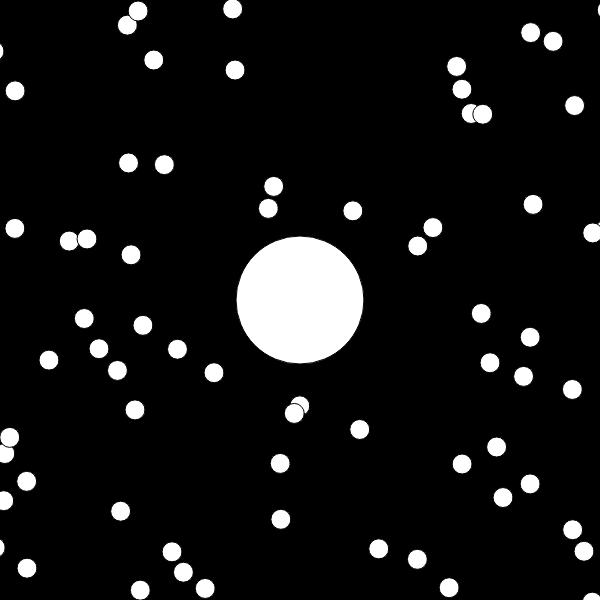
Frame 1 (no input)
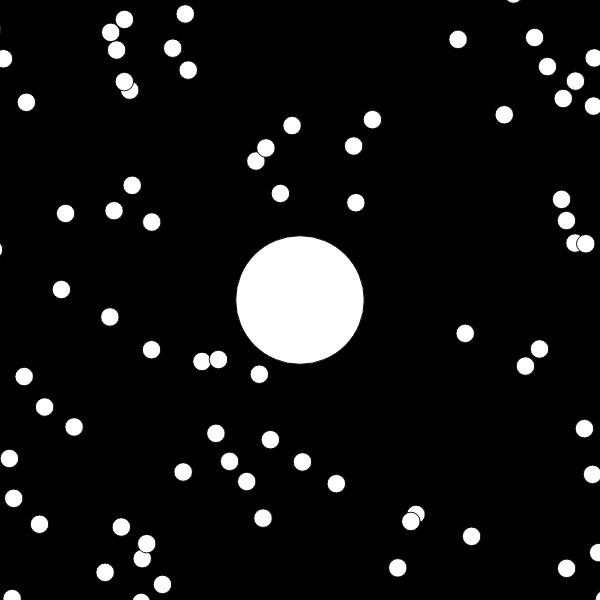
Frame 60 (no input)
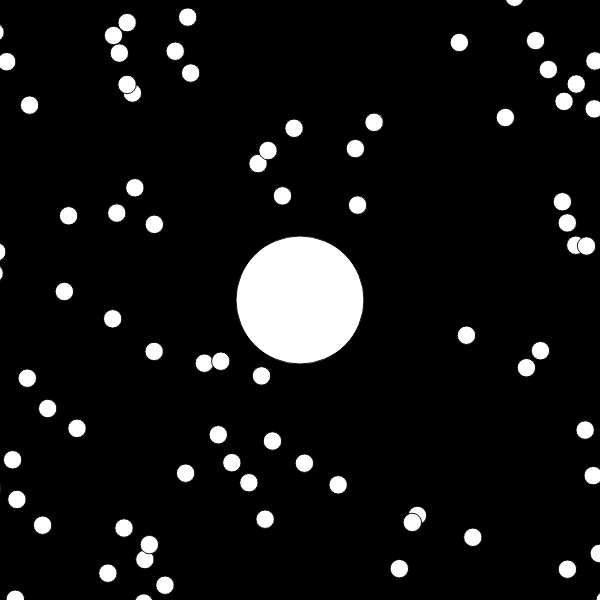
Frame 120 (the mouse pressed at the canvas centre since frame 60)

The p5.js sketch that drew these frames (run headless with seeded random() and noise() and a simulated clock; from frame 60 on, the mouse is pressed at the canvas centre):

// p5.js sketch
// ── sketch.js
var blob;
var zoom = 1;

var blobs = []

function setup(){
    createCanvas(600,600);
    blob = new Blob(0,0,64);
    for ( var i=0; i<600;i++){


        var x = random(-width,width*2)
        var y = random(-height,height*2)
        blobs[i] = new Blob(x,y,10);
    }
}

function draw(){
    background(0)

    translate(width/2,height/2) //камеру на центр карты 
    var newzoom = 64 / blob.r // 64 - стартовый радиус blob
    zoom = lerp(zoom,newzoom,0.1); // lerp - плавный переход 
    scale(zoom)

    translate(-blob.pos.x,-blob.pos.y)
    
    blob.show();
    blob.update();
    console.log(blobs)
    for ( var i=blobs.length-1; i>=0;i--){
        if ( blob.eats(blobs[i]) ){
            blobs.splice(i,1);
        }
        if ( blobs[i] != undefined ) // Иногда появлсяется ошибка
        blobs[i].show();
    } 
}

// ── blob.js
function Blob(x,y,r){
    this.pos = createVector(x,y)
    this.r = r
     

    this.update = function(){
        var VelocityBlob = createVector(mouseX-width/2,mouseY-height/2); // Потому что мы двигаем карту а не сам круг(визуально)
        VelocityBlob.setMag(3); // берет вектор любой длины и делает его n длины
        this.pos.add(VelocityBlob)
    }

    this.eats = function(other){
        var distance = p5.Vector.dist(this.pos,other.pos);
        if ( distance < this.r + other.r ){
            
            var sum = PI * this.r * this.r + PI * other.r * other.r  // сумма площадей нашей капли и той что сьели
            this.r = sqrt(sum/PI) // area = pi * r^2 => r = sqrt(area/pi)
            return true
        } else {
            return false
        }
    }

    this.show = function(){
        fill(255);   // Поестить чтоб цвет не менялся
        ellipse(this.pos.x,this.pos.y,this.r*2,this.r*2)
    }
}

// ── style.css
#defaultCanvas0{
    padding-left: 0;
    padding-right: 0;
    margin-left: auto;
    margin-right: auto;
    display: block;
    height: 1000px;
}

// ── style_int.css
html{
    background-image: url('back2.jpg');
    background-repeat: no-repeat;
  background-position: center center;
  background-attachment: fixed;
  -webkit-background-size: cover;
  -moz-background-size: cover;
  -o-background-size: cover;
  background-size: cover;
}


  
  .form {
    background-color: #000000be;
    border-radius: 20px;
    box-sizing: border-box;
    padding: 20px;
    width: 320px;
    margin: 0 auto;
    text-align: center;
    margin-top: calc(50vh - 200px);
  }
  
  .title {
    color: #eee;
    font-family: sans-serif;
    font-size: 36px;
    font-weight: 600;

  }
  
  .subtitle {
    color: #eee;
    font-family: sans-serif;
    font-size: 16px;
    font-weight: 600;
    margin-top: 10px;
  }
  
  .input-container {
    height: 50px;
    position: relative;
    width: 100%;
  }
  
  .ic1 {
    margin-top: 40px;
  }
  
  .ic2 {
    margin-top: 30px;
  }
  
  .input {
    background-color: #303245;
    border-radius: 12px;
    border: 0;
    box-sizing: border-box;
    color: #eee;
    font-size: 18px;
    height: 100%;
    outline: 0;
    padding: 4px 20px 0;
    width: 100%;
  }
  
  .cut {
    background-color: #15172b;
    border-radius: 10px;
    height: 20px;
    left: 20px;
    position: absolute;
    top: -20px;
    transform: translateY(0);
    transition: transform 200ms;
    width: 76px;
  }
  
  .cut-short {
    width: 50px;
  }
  
  .input:focus ~ .cut,
  .input:not(:placeholder-shown) ~ .cut {
    transform: translateY(8px);
  }
  
  .placeholder {
    color: #65657b;
    font-family: sans-serif;
    left: 20px;
    line-height: 14px;
    pointer-events: none;
    position: absolute;
    transform-origin: 0 50%;
    transition: transform 200ms, color 200ms;
    top: 20px;
  }
  
  .input:focus ~ .placeholder,
  .input:not(:placeholder-shown) ~ .placeholder {
    transform: translateY(-30px) translateX(10px) scale(0.75);
  }
  
  .input:not(:placeholder-shown) ~ .placeholder {
    color: #808097;
  }
  
  .input:focus ~ .placeholder {
    color: #eeff00;
  }
  
  .submit {
    background-color: #e3f300;
    border-radius: 12px;
    border: 0;
    box-sizing: border-box;
    color: black ;
    cursor: pointer;
    font-size: 18px;
    height: 50px;
    margin-top: 38px;
    // outline: 0;
    text-align: center;
    width: 100%;
  }
  
  .submit:active {
    background-color: #b8c233;
  }
  
